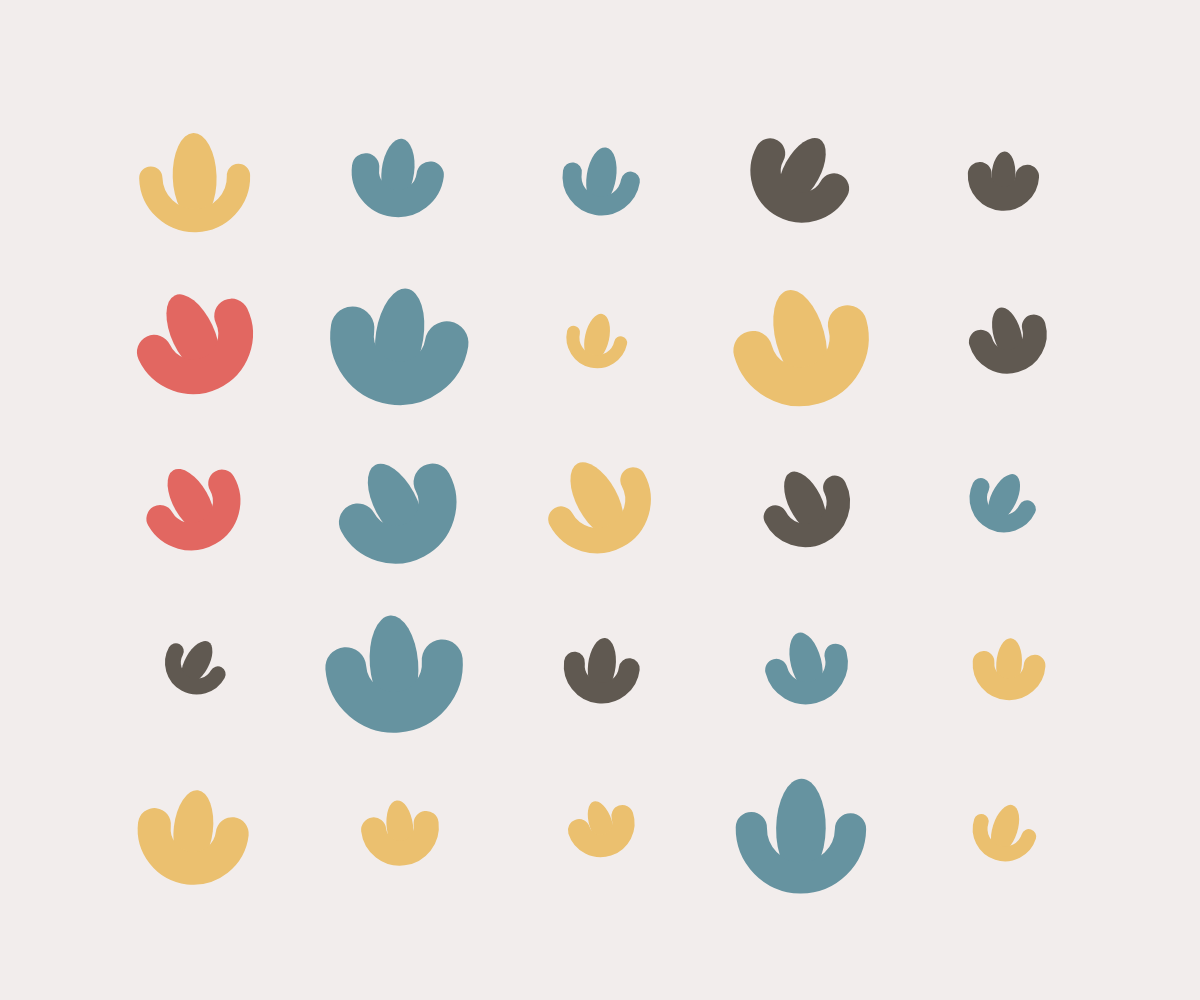
Frame 1 (no input)
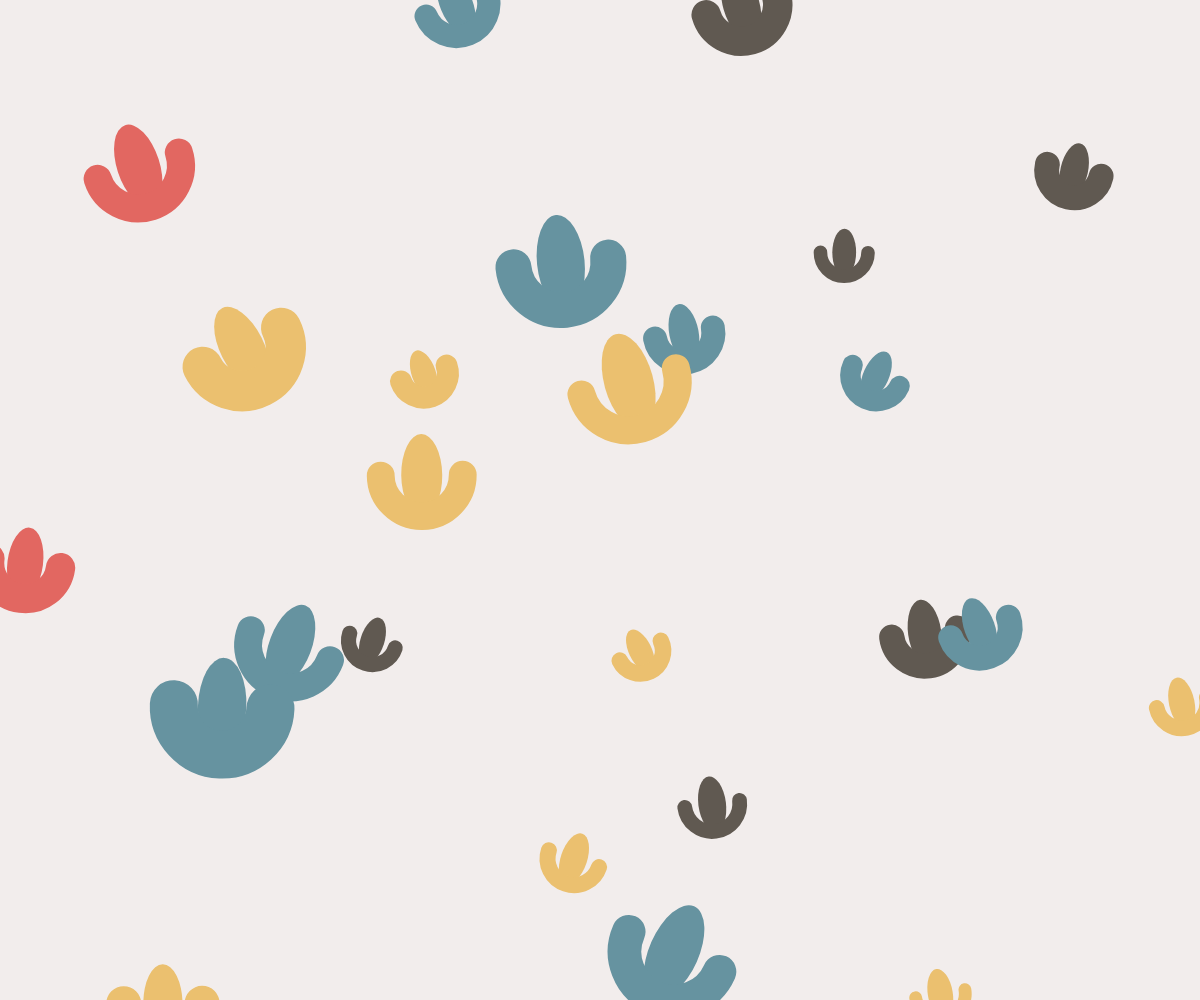
Frame 60 (no input)
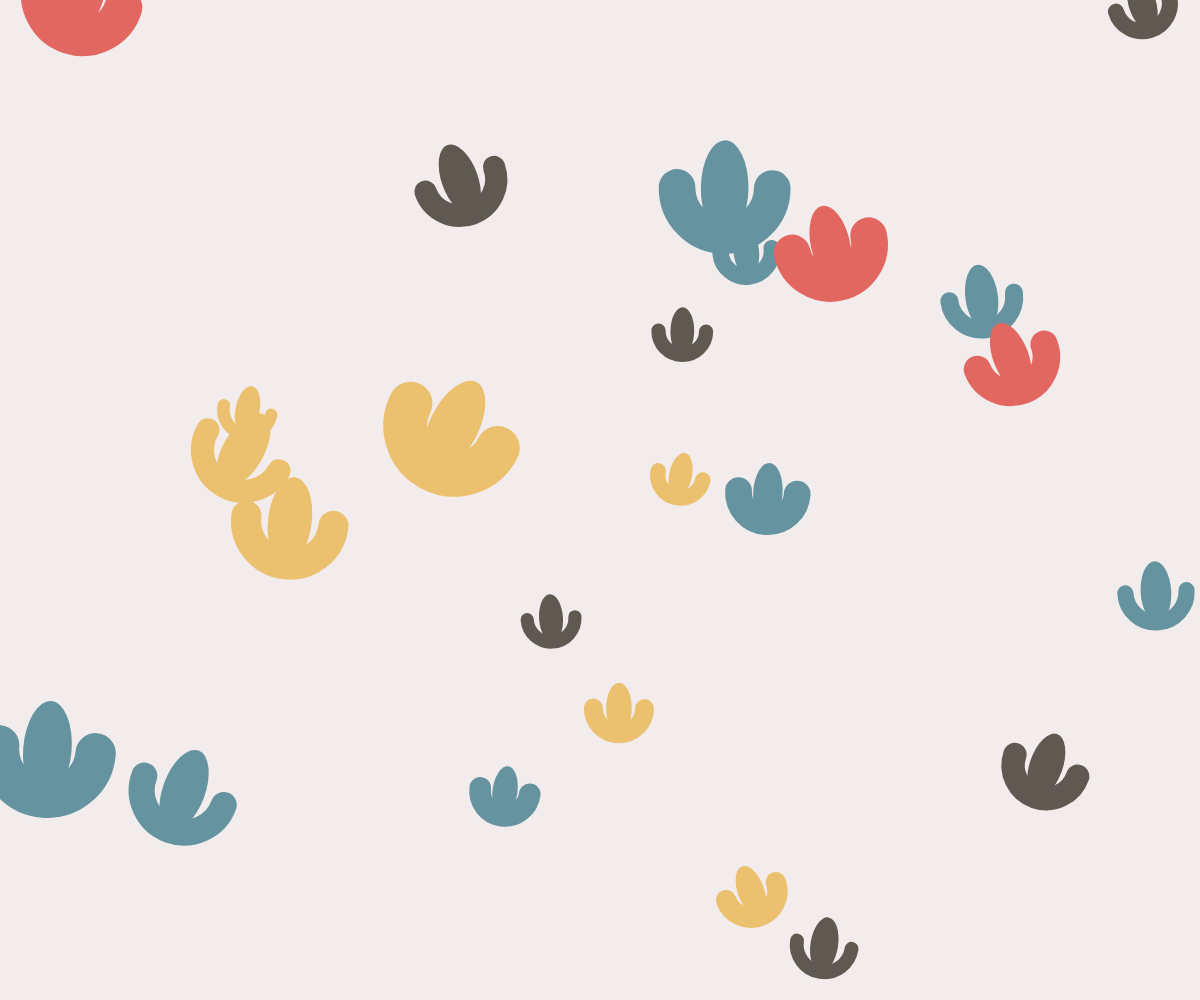
Frame 120 (the mouse pressed at the canvas centre since frame 60)

The p5.js sketch that drew these frames (run headless with seeded random() and noise() and a simulated clock; from frame 60 on, the mouse is pressed at the canvas centre):

// p5.js sketch
// ── sketch.js
let p = ["#E26761", "#6693A0", "#EBC06F", "#605951"];

class MovingShape {
  constructor(x, y, size) {
    this.x = x;
    this.y = y;
    this.size = size;
    this.angle = random(360);
    this.speed = 3;
    this.color = random(p);
  }

  move() {
    this.x += cos(this.angle) * this.speed;
    this.y += sin(this.angle) * this.speed;

    if (this.x > width + this.size || this.x < -this.size || this.y > height + this.size || this.y < -this.size) {
      this.x = random(width);
      this.y = random(height);
      this.angle = random(360);
      this.color = random(p);
    }
  }

  display() {
    push();
    translate(this.x, this.y);
    rotate(random(-30, 30));

    noStroke();
    fill(this.color);
    ellipse(0, 0, this.size / 2, this.size);

    noFill();
    stroke(this.color);
    strokeWeight(this.size / 2 * random(0.5, 1));
    strokeCap(ROUND);

    arc(0, 0, this.size, this.size, 0, 180);

    pop();
  }
}

let movingShapes = [];

function setup() {
  createCanvas(windowWidth, windowHeight);
  angleMode(DEGREES);
  background("#F2EDEC");

  let cells = 5;
  let offset = width / 8;
  let margin = offset / 1.3;
  let w = (width - offset * 2 - margin * (cells - 1)) / cells;
  let h = (height - offset * 2 - margin * (cells - 1)) / cells;

  for (let j = 0; j < cells; j++) {
    for (let i = 0; i < cells; i++) {
      let x = offset + i * (w + margin);
      let y = offset + j * (h + margin);
      let d = w * random(0.5, 1.2);

      let shape = new MovingShape(x + w / 2, y + h / 2, d);
      movingShapes.push(shape);
    }
  }
}

function draw() {
  background("#F2EDEC");

  for (let shape of movingShapes) {
    shape.move();
    shape.display();
  }
}
